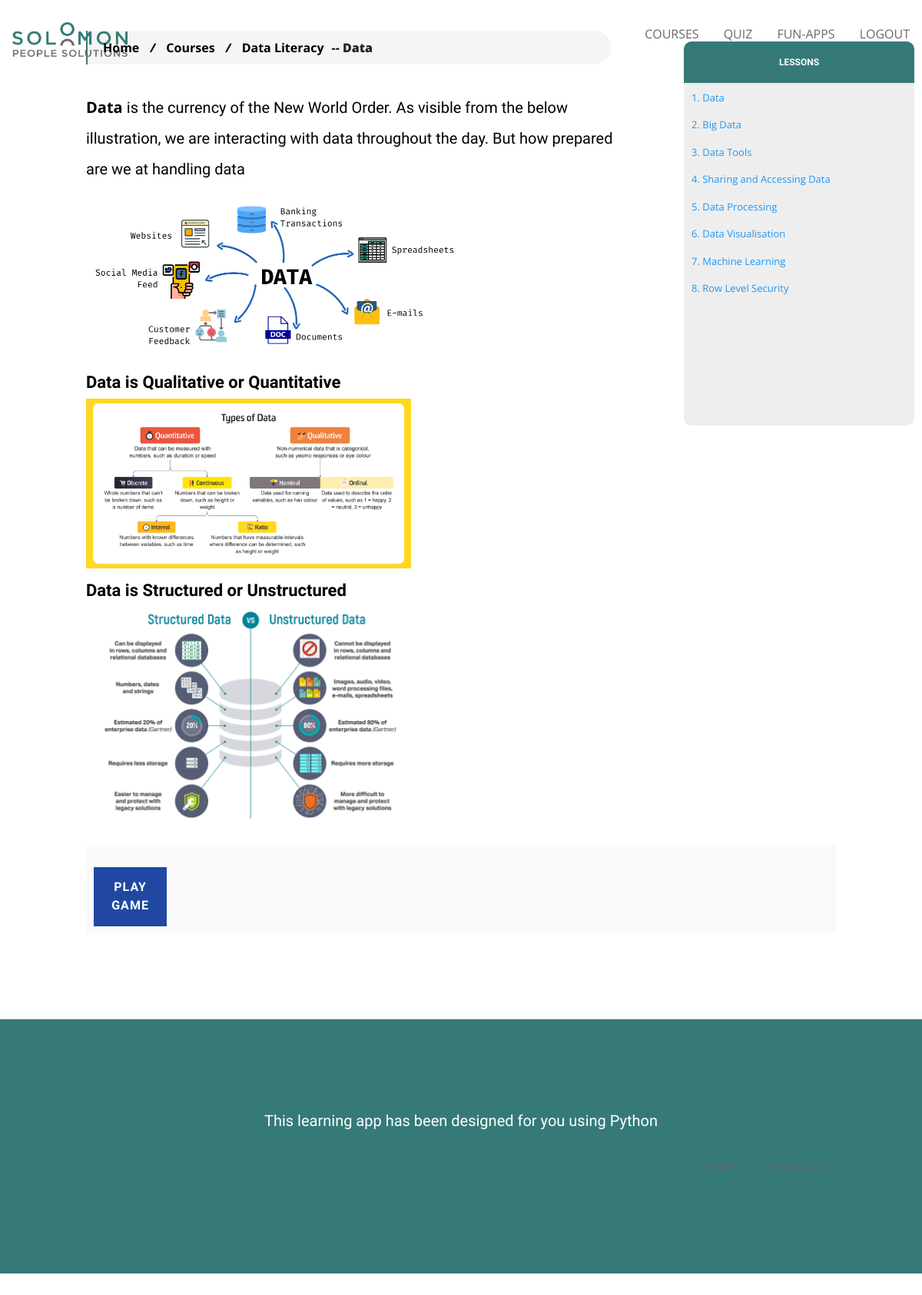
/view_lesson/1 (signed in), run on the app's committed database.
### models.py (models this page shows, shortened)
class Course(db.Model):
    id = db.Column(db.Integer, primary_key = True)
    courseName = db.Column(db.String,nullable = True)
    courseDescription = db.Column(db.Text(),nullable = True)
    courseImage = db.Column(db.String,nullable = False)
    assignment = db.Column(db.Boolean)
    assignment_frequency = db.Column(db.Integer)
    created_dt = db.Column(db.DateTime, nullable = True,
    default = datetime.now(uae))
    modified_dt = db.Column(db.DateTime, nullable = True,
    default = datetime.now(uae))

class Lesson(db.Model):
    id = db.Column(db.Integer, primary_key = True)
    courseId = db.Column(db.Integer,db.ForeignKey('course.id'))
    lessonName = db.Column(db.String,nullable = True)
    lessonDescription = db.Column(db.Text(),nullable = True)
    game = db.Column(db.String,nullable = True)
    sampleCode1 = db.Column(db.String,nullable = True)
    sampleCode2 = db.Column(db.String,nullable = True)
    sampleCode3 = db.Column(db.String,nullable = True)
    sampleCode4 = db.Column(db.String,nullable = True)
    resources = db.Column(db.String,nullable = True)
    lessonOrder = db.Column(db.Integer, nullable = False)
    course = db.relationship('Course', backref=db.backref('lesson', lazy='dynamic'))
    created_dt = db.Column(db.DateTime, nullable = True,
    default = datetime.now(uae))
    modified_dt = db.Column(db.DateTime, nullable = True,
    default = datetime.now(uae))

### app.py (the view)
@app.route('/view_lesson/<int:id>',methods=['GET','POST'])
@login_required
def viewlesson(id):
    lesson = Lesson.query.get_or_404(id)
    course = Course.query.get_or_404(lesson.courseId)
    lessons = db.session.query(Lesson)\
        .join(Course, Course.id == Lesson.courseId)\
        .filter(Course.id == course.id)\
        .order_by(Lesson.lessonOrder).all()
    soup = BeautifulSoup(lesson.lessonDescription, 'html.parser')
    h2s = [h2.text.strip() for h2 in soup.find_all('h2')]
    print(h2s)
    session["lessonNM"] = lesson.lessonName
    html = markdown.markdown(lesson.lessonDescription)
    return render_template("view_lesson.html",
    course = course, lesson = lesson,lessons = lessons,html = html,
    h2s=h2s,
    quiz_link=quiz_exists(course.courseName),
    title = lesson.lessonName,
    logo='/static/images/company_logo.png')

### app.py (called while the page is built)
def quiz_exists(cname):
    quiz_link = False
    try:
        quizapp[cname]
    except:
        pass
    else:
        quiz_link = True
    return quiz_link

@login_manager.user_loader
def load_user(user_id):
    return User.query.get(int(user_id))

### templates/view_lesson.html (shortened to what this page needs)
{% extends "base_template.html" %}
{% block content %}
        <section class="lesson_body">
                <div style="font-weight: bolder;" class="course_dir">
                    <a href="/">Home </a> <i>/</i>
                    <a href="/"> Courses </a> <i>/</i>
                    <a href="/course/{{course.id}}"> {{ course.courseName }}</a><i>--</i>
                    <strong>{{ lesson.lessonName }}</strong>
                </div>
            <div class="lesson-section">
                <div class="lesson-container">
                    <p>
                    <div class="lesson-description">
                        {{ html|safe }}
                    </div>
                    </p>
                </div>
                <div class="lesson-navigation">
                    <div class="sidenav" id="sidenav">
                        <p class="sidenav_title">Lessons</p>
                           {% for l in lessons %}
                         <a href="/view_lesson/{{ l.id }}">{{loop.index}}. {{ l.lessonName }}</a>
                            {% endfor %}
                    </div>
                </div>
            </div>
                <div class="buttons">
                </div>
                <div class="buttons">
                    {% if lesson.game %}
                        <button id="game1">Play Game</button>
                    {% endif %}
                </div>
        </section>
{% endblock %}

### templates/base_template.html (shortened to what this page needs)
<!DOCTYPE html>
<html lang="en" dir="ltr">
<head>
    <link rel="stylesheet" href="https://cdnjs.cloudflare.com/ajax/libs/font-awesome/5.7.2/css/all.css">
    <link rel="stylesheet" href="https://cdn.jsdelivr.net/npm/bootstrap@4.0.0/dist/css/bootstrap.min.css">
    <link type="text/css" href="/static/css/style.css" rel="stylesheet">
</head>
<body>
    <ul class="topnav">
        <li>
            <a class="active" href="/">
                <img class="client_logo" src="/static/images/company_logo.png" alt="">
            </a>
        </li>
       <li class="right"><a href="/logout">logout</a></li>
       <li class="right"><a href="/activities">Fun-Apps</a></li>
       <li class="right" style="margin-top: 1.5%;"><a href="/select_quiz">Quiz</a></li>
       <li class="right"><a href="/">Courses</a></li>
       <li class="right"><b><a href="/">{{session["student"]}}</b></a></li>
    </ul>
    <div>
        {% block content %}{% endblock %}
    </div>
    <footer>
        <p>This learning app has been designed for you using Python</p>
        <ul class="topnav">
           <li class="right"><a href="/feedback">Feedback</a></li>
           <li class="right"><a href="/feedback_results">Stats</a></li>
        </ul>
    </footer>
</body>
</html>

### static/css/style.css (style rules this page uses)
* { font-family: "Open Sans", sans-serif; text-decoration: none; -webkit-font-smoothing: antialiased; }
html { scroll-behavior: smooth; }
body { margin: 0; padding: 0; }
a.active { transition: 0.5s; }
.client_logo { width: 150px; height: 75px; -o-object-fit: contain; object-fit: contain; }
h5, h4, h3, h2, h1 { font-weight: bolder; font-family: "Assistant", sans-serif; }
h3 { font-size: 22px !important; }
ul.topnav { list-style-type: none; margin: 0; padding: 0; overflow: hidden; }
ul.topnav li { float: left; }
ul.topnav li a { display: block; color: white; text-align: center; padding: 14px 16px; text-decoration: none; color: #696969; }
ul.topnav li a.active { width: 100%; }
ul.topnav li.right { float: right; text-transform: uppercase; margin-top: 1.5%; }
.course_dir { padding: 10px; margin-right: 30%; border-left: 2px solid rgb(53, 122, 119); border-radius: 0px 50px 50px 0px; background-color: #F5F5F5; }
.course_dir a { color: #000; text-decoration: none; padding-right: 10px; padding-left: 10px; }
.course_dir i { color: #000; }
p { font-size: 20px !important; color: black !important; font-family: "Assistant", sans-serif !important; line-height: 200% !important; }
.lesson-section { display: flex; margin-top: 20px; }
.lesson-container { margin-right: 10%; flex-basis: 80%; }
.lesson-navigation { flex-basis: 20%; }
.sidenav { z-index: 1; position: fixed; width: 300px; height: 500px; background: #eee; overflow-y: scroll; margin-top: -50px; margin-left: 50px; padding-bottom: 20px; transition: 0.5s; right: 10px; border-radius: 10px; font-size: 13px !important; }
.sidenav .sidenav_title { margin: 0; padding: 15px 20px; background-color: rgb(53, 122, 119); font-weight: bolder; font-size: 12px !important; text-transform: uppercase; text-align: center; color: white !important; }
.sidenav a { padding: 10px 8px 6px 10px; text-decoration: none; color: #2196F3; display: block; }
.lesson-description { color: black; }
.lesson_body { padding: 7em; }
.lesson_body .buttons { background: #fafafa; padding: 1%; }
.lesson_body .buttons button { width: 10%; padding: 1.5%; background: #2048a3; border: 0; color: #fff; letter-spacing: 1px; transition: 0.4s; text-transform: uppercase; font-family: "Assistant", sans-serif; font-weight: bolder; }
footer { padding: 7em; background: rgb(53, 122, 119); height: 100%; }
footer p { margin: auto; text-align: center; font-size: 0.5em; color: white !important; }

### data on the page
Course: courseName "Data Literacy"
Lesson: lessonName "Data", lessonName "Data is the currency of the New World Order. As visible from the below illustration, we are interacting with data throughout the day. But how prepared are we at handling data Data is Qualitative or Quantitative Data is Structured or Unstructured", lessonName (picture)
Lesson: lessonName "Big Data"
Lesson: lessonName "Data Tools"
Lesson: lessonName "Sharing and Accessing Data"
Lesson: lessonName "Data Processing"
Lesson: lessonName "Data Visualisation"
Lesson: lessonName "Machine Learning"
Lesson: lessonName "Row Level Security"
